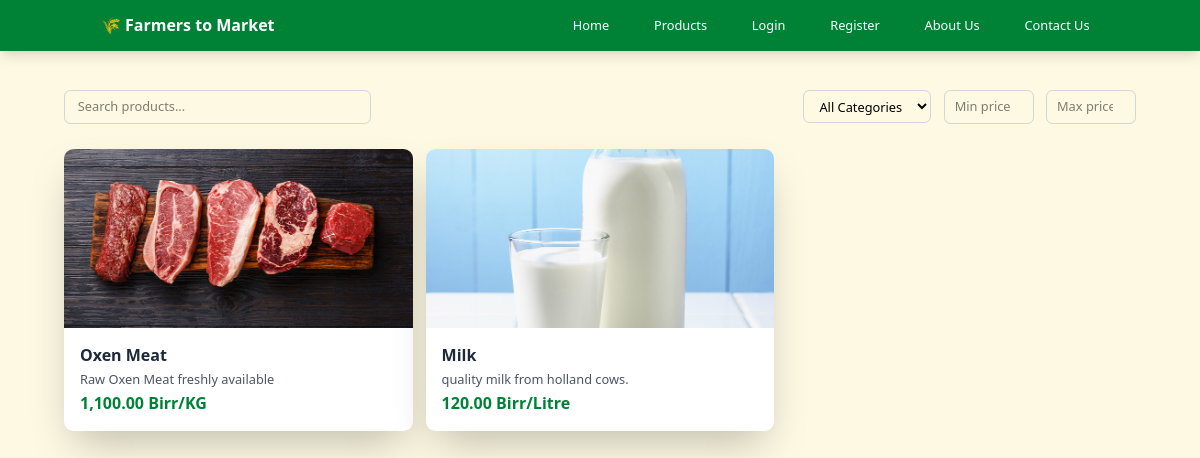
The app's page /market/products/ with its own data.
### market/models.py (models this page shows, shortened)
class Product(models.Model):
    farmer = models.ForeignKey('users.Farmer', related_name='products', on_delete=models.CASCADE)
    name = models.CharField(max_length=255)
    category = models.ForeignKey('Category', null=True, on_delete=models.SET_NULL)
    description = models.TextField(max_length=2000, null=True, blank=True)
    image = models.ImageField(upload_to='images/products/')
    organic = models.BooleanField(default=False)
    delivery_available = models.BooleanField(default=False)
    quantity_unit = models.CharField(max_length=50, choices=[('Item','Item'), ('KG','KG'), ('Litre','Litre')], default='Item')
    price = models.DecimalField(max_digits=10, decimal_places=2, verbose_name='Price (Birr per unit)')
    stock = models.FloatField()
    active = models.BooleanField(default=True)
    date_listed = models.DateTimeField(auto_now_add=True)

### market/views.py (the view)
# urls.py: path('products/', product_list, name='product-list-page'),
def product_list(request):
    products = Product.objects.order_by('-id')
    categories = Category.objects.all()
    category = request.GET.get('category')
    price_min = request.GET.get('price_min')
    price_max = request.GET.get('price_max')
    search = request.GET.get('search')
    if search:
        products = products.filter(
            Q(name__icontains=search) |
            Q(description__icontains=search)
        )
    if category:
        products = products.filter(category=category)
    if price_min:
        products = products.filter(price__gte=price_min)
    if price_max:
        products = products.filter(price__lte=price_max)
    paginator = Paginator(products, 10)
    page_number = request.GET.get('page')
    products_page = paginator.get_page(page_number)
    querydict = request.GET.copy()
    querydict.pop('page', None)
    return render(
        request,
        'market/product-list.html',
        {
            'products': products_page,
            'categories': categories,
            'querystring': querydict.urlencode(),
        }
    )

### home/context_processors.py (called while the page is built)
def site_settings(request):
    return {
        'SITE_NAME': '🌾 Farmers to Market',
        'CONTACT_EMAIL': '',
        'SUPPORT_EMAIL': '',
        'SUPPORT_PHONE': '',
        'ADDRESS': '',
        }

### market/models.py (called while the page is built)
    def __str__(self):
        return self.name

### templates/market/product-list.html (shortened to what this page needs)
{% load humanize %}
<!DOCTYPE html>
<html lang="en">
<head>
    <link rel="stylesheet" href="/static/css/style.css">
    <link href="https://cdnjs.cloudflare.com/ajax/libs/font-awesome/6.4.0/css/all.min.css" rel="stylesheet">
</head>
<body class="min-h-screen bg-bg-primary">
    <header class="bg-gray-100 mb-4">
        {% include 'navbar.html' %}
    </header>
    <main class="max-w-8xl mx-auto lg:mx-16 px-4 py-8">
        <div class="mb-8 flex flex-col md:flex-row gap-4 items-center justify-between">
            <div class="w-full md:w-96 flex items-center gap-2">
                <input id="search" type="text" placeholder="Search products..." class="w-full px-4 py-2 border border-gray-300 rounded-lg focus:outline-none focus:ring-2 focus:ring-green-500">
            </div>
            <div class="flex flex-wrap gap-4 items-center">
                <select id="category" class="px-4 py-2 border border-gray-300 rounded-lg focus:outline-none focus:ring-2 focus:ring-green-500">
                    <option value="">All Categories</option>
                </select>
                <input type="number" id="price_min" min="0" placeholder="Min price" class="w-28 px-3 py-2 border border-gray-300 rounded-lg focus:outline-none focus:ring-2 focus:ring-green-500">
                <input type="number" id="price_max" min="0" placeholder="Max price" class="w-28 px-3 py-2 border border-gray-300 rounded-lg focus:outline-none focus:ring-2 focus:ring-green-500">
            </div>
        </div>
        <div class="grid grid-cols-1 sm:grid-cols-2 lg:grid-cols-3 xl:grid-cols-5 gap-4 items-stretch">
            {% for product in products %}
            <div class="bg-white rounded-xl shadow-2xl overflow-hidden hover:shadow-xl transition duration-300">
                <a href="{% url 'product-detail-page' product.id %}">
                    <div class="relative">
                        <img src="{{product.image.url}}" alt="Fresh Tomatoes" class="w-full h-56 object-cover">
                    </div>
                    <div class="p-5">
                        <h3 class="text-xl font-semibold text-gray-800 mb-1">{{product.name}}</h3>
                        <p class="text-gray-600 mb-1">{{product.description|truncatechars:50}}</p>
                        <div class="flex flex-col justify-between items-start gap-2 ">
                            <span class="text-xl font-bold text-green-700">{{product.price|intcomma}} Birr/{{product.quantity_unit}}</span>
                        </div>
                    </div>
                </a>
            </div>
            {% endfor %}
        </div>
    </main>
</body>
</html>

### records on screen
Product: image (picture), name "Oxen Meat", description "Raw Oxen Meat freshly available", price "1,100.00", quantity_unit "KG"
Product: image (picture), name "Milk", description "quality milk from holland cows.", price "120.00", quantity_unit "Litre"

### other values on screen
{{ SITE_NAME }} "🌾 Farmers to Market"
